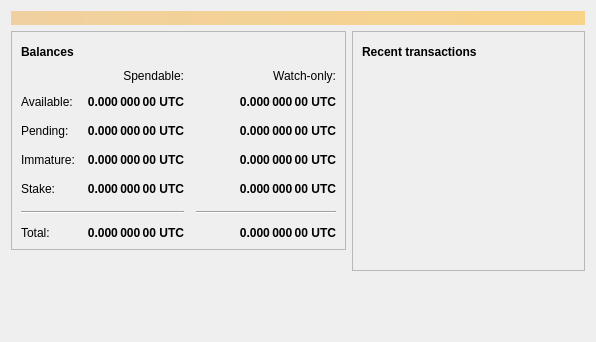
<?xml version="1.0" encoding="UTF-8"?>
<ui version="4.0">
 <class>OverviewPage</class>
 <widget class="QWidget" name="OverviewPage">
  <property name="geometry">
   <rect>
    <x>0</x>
    <y>0</y>
    <width>596</width>
    <height>342</height>
   </rect>
  </property>
  <property name="windowTitle">
   <string>Form</string>
  </property>
  <layout class="QVBoxLayout" name="topLayout">
   <item>
    <widget class="QLabel" name="labelAlerts">
     <property name="visible">
      <bool>false</bool>
     </property>
     <property name="styleSheet">
      <string notr="true">QLabel { background-color: qlineargradient(x1: 0, y1: 0, x2: 1, y2: 0, stop:0 #F0D0A0, stop:1 #F8D488); color:#000000; }</string>
     </property>
     <property name="wordWrap">
      <bool>true</bool>
     </property>
     <property name="margin">
      <number>3</number>
     </property>
     <property name="textInteractionFlags">
      <set>Qt::TextSelectableByMouse</set>
     </property>
    </widget>
   </item>
   <item>
    <layout class="QHBoxLayout" name="horizontalLayout" stretch="1,1">
     <item>
      <layout class="QVBoxLayout" name="verticalLayout_2">
       <item>
        <widget class="QFrame" name="frame">
         <property name="frameShape">
          <enum>QFrame::StyledPanel</enum>
         </property>
         <property name="frameShadow">
          <enum>QFrame::Raised</enum>
         </property>
         <layout class="QVBoxLayout" name="verticalLayout_4">
          <item>
           <layout class="QHBoxLayout" name="horizontalLayout_4">
            <item>
             <widget class="QLabel" name="label_5">
              <property name="font">
               <font>
                <weight>75</weight>
                <bold>true</bold>
               </font>
              </property>
              <property name="text">
               <string>Balances</string>
              </property>
             </widget>
            </item>
            <item>
             <widget class="QPushButton" name="labelWalletStatus">
              <property name="enabled">
               <bool>true</bool>
              </property>
              <property name="maximumSize">
               <size>
                <width>30</width>
                <height>16777215</height>
               </size>
              </property>
              <property name="toolTip">
               <string>The displayed information may be out of date. Your wallet automatically synchronizes with the UpTickCoin network after a connection is established, but this process has not completed yet.</string>
              </property>
              <property name="text">
               <string/>
              </property>
              <property name="icon">
               <iconset resource="../uptickcoin.qrc">
                <normaloff>:/icons/warning</normaloff>
                <disabledoff>:/icons/warning</disabledoff>:/icons/warning</iconset>
              </property>
              <property name="iconSize">
               <size>
                <width>24</width>
                <height>24</height>
               </size>
              </property>
              <property name="flat">
               <bool>true</bool>
              </property>
             </widget>
            </item>
            <item>
             <spacer name="horizontalSpacer_3">
              <property name="orientation">
               <enum>Qt::Horizontal</enum>
              </property>
              <property name="sizeHint" stdset="0">
               <size>
                <width>40</width>
                <height>20</height>
               </size>
              </property>
             </spacer>
            </item>
           </layout>
          </item>
          <item>
           <layout class="QGridLayout" name="gridLayout">
            <property name="spacing">
             <number>12</number>
            </property>
            <item row="2" column="2">
             <widget class="QLabel" name="labelWatchPending">
              <property name="font">
               <font>
                <weight>75</weight>
                <bold>true</bold>
               </font>
              </property>
              <property name="cursor">
               <cursorShape>IBeamCursor</cursorShape>
              </property>
              <property name="toolTip">
               <string>Unconfirmed transactions to watch-only addresses</string>
              </property>
              <property name="text">
               <string notr="true">0.000 000 00 UTC</string>
              </property>
              <property name="alignment">
               <set>Qt::AlignRight|Qt::AlignTrailing|Qt::AlignVCenter</set>
              </property>
              <property name="textInteractionFlags">
               <set>Qt::LinksAccessibleByMouse|Qt::TextSelectableByKeyboard|Qt::TextSelectableByMouse</set>
              </property>
             </widget>
            </item>
            <item row="2" column="1">
             <widget class="QLabel" name="labelUnconfirmed">
              <property name="font">
               <font>
                <weight>75</weight>
                <bold>true</bold>
               </font>
              </property>
              <property name="cursor">
               <cursorShape>IBeamCursor</cursorShape>
              </property>
              <property name="toolTip">
               <string>Total of transactions that have yet to be confirmed, and do not yet count toward the spendable balance</string>
              </property>
              <property name="text">
               <string notr="true">0.000 000 00 UTC</string>
              </property>
              <property name="alignment">
               <set>Qt::AlignRight|Qt::AlignTrailing|Qt::AlignVCenter</set>
              </property>
              <property name="textInteractionFlags">
               <set>Qt::LinksAccessibleByMouse|Qt::TextSelectableByKeyboard|Qt::TextSelectableByMouse</set>
              </property>
             </widget>
            </item>
            <item row="3" column="2">
             <widget class="QLabel" name="labelWatchImmature">
              <property name="font">
               <font>
                <weight>75</weight>
                <bold>true</bold>
               </font>
              </property>
              <property name="cursor">
               <cursorShape>IBeamCursor</cursorShape>
              </property>
              <property name="toolTip">
               <string>Mined balance in watch-only addresses that has not yet matured</string>
              </property>
              <property name="text">
               <string notr="true">0.000 000 00 UTC</string>
              </property>
              <property name="alignment">
               <set>Qt::AlignRight|Qt::AlignTrailing|Qt::AlignVCenter</set>
              </property>
              <property name="textInteractionFlags">
               <set>Qt::LinksAccessibleByMouse|Qt::TextSelectableByKeyboard|Qt::TextSelectableByMouse</set>
              </property>
             </widget>
            </item>
            <item row="5" column="0" colspan="2">
             <widget class="Line" name="line">
              <property name="orientation">
               <enum>Qt::Horizontal</enum>
              </property>
             </widget>
            </item>
            <item row="5" column="2">
             <widget class="Line" name="lineWatchBalance">
              <property name="sizePolicy">
               <sizepolicy hsizetype="Preferred" vsizetype="Fixed">
                <horstretch>0</horstretch>
                <verstretch>0</verstretch>
               </sizepolicy>
              </property>
              <property name="minimumSize">
               <size>
                <width>140</width>
                <height>0</height>
               </size>
              </property>
              <property name="orientation">
               <enum>Qt::Horizontal</enum>
              </property>
             </widget>
            </item>
            <item row="6" column="0">
             <widget class="QLabel" name="labelTotalText">
              <property name="text">
               <string>Total:</string>
              </property>
             </widget>
            </item>
            <item row="3" column="1">
             <widget class="QLabel" name="labelImmature">
              <property name="font">
               <font>
                <weight>75</weight>
                <bold>true</bold>
               </font>
              </property>
              <property name="cursor">
               <cursorShape>IBeamCursor</cursorShape>
              </property>
              <property name="toolTip">
               <string>Mined balance that has not yet matured</string>
              </property>
              <property name="text">
               <string notr="true">0.000 000 00 UTC</string>
              </property>
              <property name="alignment">
               <set>Qt::AlignRight|Qt::AlignTrailing|Qt::AlignVCenter</set>
              </property>
              <property name="textInteractionFlags">
               <set>Qt::LinksAccessibleByMouse|Qt::TextSelectableByKeyboard|Qt::TextSelectableByMouse</set>
              </property>
             </widget>
            </item>
            <item row="2" column="3">
             <spacer name="horizontalSpacer_2">
              <property name="orientation">
               <enum>Qt::Horizontal</enum>
              </property>
              <property name="sizeHint" stdset="0">
               <size>
                <width>40</width>
                <height>20</height>
               </size>
              </property>
             </spacer>
            </item>
            <item row="3" column="0">
             <widget class="QLabel" name="labelImmatureText">
              <property name="text">
               <string>Immature:</string>
              </property>
             </widget>
            </item>
            <item row="4" column="1">
             <widget class="QLabel" name="labelStake">
              <property name="font">
               <font>
                <weight>75</weight>
                <bold>true</bold>
               </font>
              </property>
              <property name="cursor">
               <cursorShape>IBeamCursor</cursorShape>
              </property>
              <property name="toolTip">
               <string>Stake</string>
              </property>
              <property name="text">
               <string notr="true">0.000 000 00 UTC</string>
              </property>
              <property name="alignment">
               <set>Qt::AlignRight|Qt::AlignTrailing|Qt::AlignVCenter</set>
              </property>
              <property name="textInteractionFlags">
               <set>Qt::LinksAccessibleByMouse|Qt::TextSelectableByKeyboard|Qt::TextSelectableByMouse</set>
              </property>
             </widget>
            </item>
            <item row="4" column="3">
             <spacer name="horizontalSpacer_4">
              <property name="orientation">
               <enum>Qt::Horizontal</enum>
              </property>
              <property name="sizeHint" stdset="0">
               <size>
                <width>40</width>
                <height>20</height>
               </size>
              </property>
             </spacer>
            </item>
            <item row="4" column="0">
             <widget class="QLabel" name="labelStakeText">
              <property name="text">
                <string>Stake:</string>
              </property>
             </widget>
            </item>
            <item row="4" column="2">
             <widget class="QLabel" name="labelWatchStake">
              <property name="font">
               <font>
                <weight>75</weight>
                <bold>true</bold>
               </font>
              </property>
              <property name="cursor">
               <cursorShape>IBeamCursor</cursorShape>
              </property>
              <property name="toolTip">
               <string>Watch Stake</string>
              </property>
              <property name="text">
               <string notr="true">0.000 000 00 UTC</string>
              </property>
              <property name="alignment">
               <set>Qt::AlignRight|Qt::AlignTrailing|Qt::AlignVCenter</set>
              </property>
              <property name="textInteractionFlags">
               <set>Qt::LinksAccessibleByMouse|Qt::TextSelectableByKeyboard|Qt::TextSelectableByMouse</set>
              </property>
             </widget>
            </item>
            <item row="6" column="1">
             <widget class="QLabel" name="labelTotal">
              <property name="font">
               <font>
                <weight>75</weight>
                <bold>true</bold>
               </font>
              </property>
              <property name="cursor">
               <cursorShape>IBeamCursor</cursorShape>
              </property>
              <property name="toolTip">
               <string>Your current total balance</string>
              </property>
              <property name="text">
               <string notr="true">0.000 000 00 UTC</string>
              </property>
              <property name="alignment">
               <set>Qt::AlignRight|Qt::AlignTrailing|Qt::AlignVCenter</set>
              </property>
              <property name="textInteractionFlags">
               <set>Qt::LinksAccessibleByMouse|Qt::TextSelectableByKeyboard|Qt::TextSelectableByMouse</set>
              </property>
             </widget>
            </item>
            <item row="6" column="2">
             <widget class="QLabel" name="labelWatchTotal">
              <property name="font">
               <font>
                <weight>75</weight>
                <bold>true</bold>
               </font>
              </property>
              <property name="cursor">
               <cursorShape>IBeamCursor</cursorShape>
              </property>
              <property name="toolTip">
               <string>Current total balance in watch-only addresses</string>
              </property>
              <property name="text">
               <string notr="true">0.000 000 00 UTC</string>
              </property>
              <property name="alignment">
               <set>Qt::AlignRight|Qt::AlignTrailing|Qt::AlignVCenter</set>
              </property>
              <property name="textInteractionFlags">
               <set>Qt::LinksAccessibleByMouse|Qt::TextSelectableByKeyboard|Qt::TextSelectableByMouse</set>
              </property>
             </widget>
            </item>
            <item row="0" column="2">
             <widget class="QLabel" name="labelWatchonly">
              <property name="text">
               <string>Watch-only:</string>
              </property>
              <property name="alignment">
               <set>Qt::AlignRight|Qt::AlignTrailing|Qt::AlignVCenter</set>
              </property>
             </widget>
            </item>
            <item row="1" column="0">
             <widget class="QLabel" name="labelBalanceText">
              <property name="text">
               <string>Available:</string>
              </property>
             </widget>
            </item>
            <item row="1" column="1">
             <widget class="QLabel" name="labelBalance">
              <property name="font">
               <font>
                <weight>75</weight>
                <bold>true</bold>
               </font>
              </property>
              <property name="cursor">
               <cursorShape>IBeamCursor</cursorShape>
              </property>
              <property name="toolTip">
               <string>Your current spendable balance</string>
              </property>
              <property name="text">
               <string notr="true">0.000 000 00 UTC</string>
              </property>
              <property name="alignment">
               <set>Qt::AlignRight|Qt::AlignTrailing|Qt::AlignVCenter</set>
              </property>
              <property name="textInteractionFlags">
               <set>Qt::LinksAccessibleByMouse|Qt::TextSelectableByKeyboard|Qt::TextSelectableByMouse</set>
              </property>
             </widget>
            </item>
            <item row="1" column="2">
             <widget class="QLabel" name="labelWatchAvailable">
              <property name="font">
               <font>
                <weight>75</weight>
                <bold>true</bold>
               </font>
              </property>
              <property name="cursor">
               <cursorShape>IBeamCursor</cursorShape>
              </property>
              <property name="toolTip">
               <string>Your current balance in watch-only addresses</string>
              </property>
              <property name="text">
               <string notr="true">0.000 000 00 UTC</string>
              </property>
              <property name="alignment">
               <set>Qt::AlignRight|Qt::AlignTrailing|Qt::AlignVCenter</set>
              </property>
              <property name="textInteractionFlags">
               <set>Qt::LinksAccessibleByMouse|Qt::TextSelectableByKeyboard|Qt::TextSelectableByMouse</set>
              </property>
             </widget>
            </item>
            <item row="2" column="0">
             <widget class="QLabel" name="labelPendingText">
              <property name="text">
               <string>Pending:</string>
              </property>
             </widget>
            </item>
            <item row="0" column="1">
             <widget class="QLabel" name="labelSpendable">
              <property name="text">
               <string>Spendable:</string>
              </property>
              <property name="alignment">
               <set>Qt::AlignRight|Qt::AlignTrailing|Qt::AlignVCenter</set>
              </property>
             </widget>
            </item>
           </layout>
          </item>
         </layout>
        </widget>
       </item>
       <item>
        <spacer name="verticalSpacer">
         <property name="orientation">
          <enum>Qt::Vertical</enum>
         </property>
         <property name="sizeHint" stdset="0">
          <size>
           <width>20</width>
           <height>40</height>
          </size>
         </property>
        </spacer>
       </item>
      </layout>
     </item>
     <item>
      <layout class="QVBoxLayout" name="verticalLayout_3">
       <item>
        <widget class="QFrame" name="frame_2">
         <property name="frameShape">
          <enum>QFrame::StyledPanel</enum>
         </property>
         <property name="frameShadow">
          <enum>QFrame::Raised</enum>
         </property>
         <layout class="QVBoxLayout" name="verticalLayout">
          <item>
           <layout class="QHBoxLayout" name="horizontalLayout_2">
            <item>
             <widget class="QLabel" name="label_4">
              <property name="font">
               <font>
                <weight>75</weight>
                <bold>true</bold>
               </font>
              </property>
              <property name="text">
               <string>Recent transactions</string>
              </property>
             </widget>
            </item>
            <item>
             <widget class="QPushButton" name="labelTransactionsStatus">
              <property name="enabled">
               <bool>true</bool>
              </property>
              <property name="maximumSize">
               <size>
                <width>30</width>
                <height>16777215</height>
               </size>
              </property>
              <property name="toolTip">
               <string>The displayed information may be out of date. Your wallet automatically synchronizes with the UpTickCoin network after a connection is established, but this process has not completed yet.</string>
              </property>
              <property name="text">
               <string/>
              </property>
              <property name="icon">
               <iconset resource="../uptickcoin.qrc">
                <normaloff>:/icons/warning</normaloff>
                <disabledoff>:/icons/warning</disabledoff>:/icons/warning</iconset>
              </property>
              <property name="iconSize">
               <size>
                <width>24</width>
                <height>24</height>
               </size>
              </property>
              <property name="flat">
               <bool>true</bool>
              </property>
             </widget>
            </item>
            <item>
             <spacer name="horizontalSpacer">
              <property name="orientation">
               <enum>Qt::Horizontal</enum>
              </property>
              <property name="sizeHint" stdset="0">
               <size>
                <width>40</width>
                <height>20</height>
               </size>
              </property>
             </spacer>
            </item>
           </layout>
          </item>
          <item>
           <widget class="QListView" name="listTransactions">
            <property name="styleSheet">
             <string notr="true">QListView { background: transparent; }</string>
            </property>
            <property name="frameShape">
             <enum>QFrame::NoFrame</enum>
            </property>
            <property name="verticalScrollBarPolicy">
             <enum>Qt::ScrollBarAlwaysOff</enum>
            </property>
            <property name="horizontalScrollBarPolicy">
             <enum>Qt::ScrollBarAlwaysOff</enum>
            </property>
            <property name="selectionMode">
             <enum>QAbstractItemView::NoSelection</enum>
            </property>
           </widget>
          </item>
         </layout>
        </widget>
       </item>
       <item>
        <spacer name="verticalSpacer_2">
         <property name="orientation">
          <enum>Qt::Vertical</enum>
         </property>
         <property name="sizeHint" stdset="0">
          <size>
           <width>20</width>
           <height>40</height>
          </size>
         </property>
        </spacer>
       </item>
      </layout>
     </item>
    </layout>
   </item>
  </layout>
 </widget>
 <resources/>
 <connections/>
</ui>
